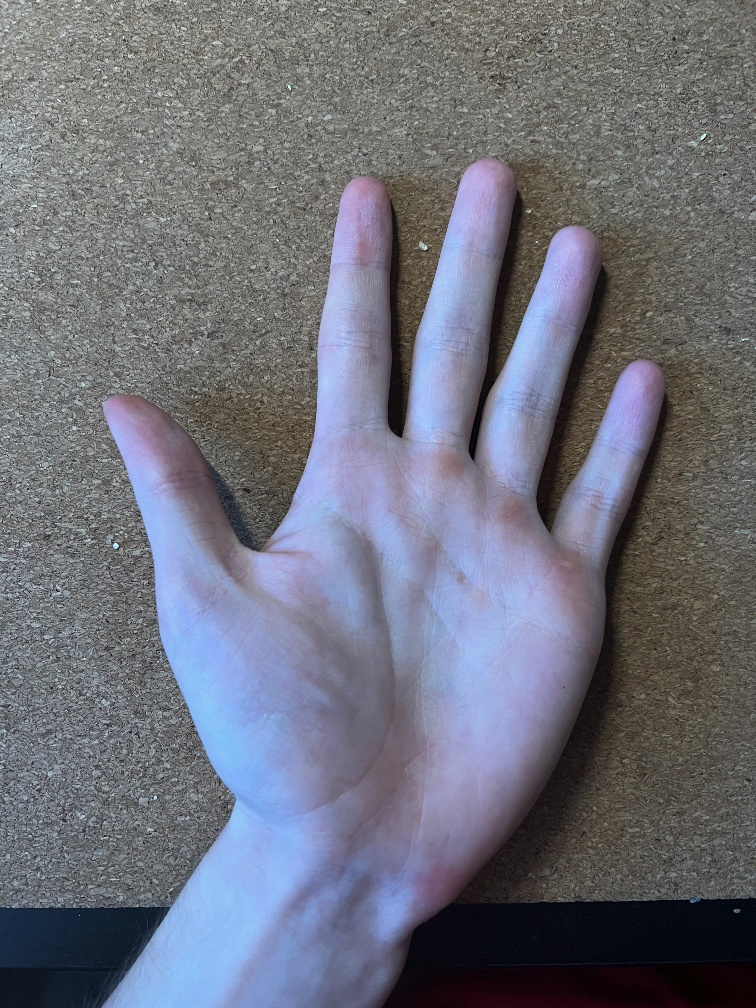
#> input picture code/forkursach/image3.jpg, 756 x 1008 px
$ python ycbcr_example.py
#> lines starting #> are read from the running program, lines starting #| are printed output that depends on the picture; after the words box and inside, x2 and y2 are one past the last pixel; in counts of white or black regions, pixels touching at a corner belong together
import cv2


def to_ycbcr():
    img = cv2.imread('FG_result.png')
    img_hsv = cv2.cvtColor(img, cv2.COLOR_BGR2YCR_CB)
    cv2.imwrite('ycbcr_example.png', img_hsv)


LOWER_YCr_Cb1, UPPER_YCr_Cb1 = (79, 89, 134), \
                               (255, 134, 179)
LOWER_YCr_Cb2, UPPER_YCr_Cb2 = (0, 77, 133), \
                               (255, 127, 173)
INPUT_TO_OUTPUT = {'image3.jpg': ['ycbcr_del1_1.png', 'ycbcr_del1_2.png'],
                   'image7.jpg': ['ycbcr_del2_1.png', 'ycbcr_del2_2.png']}


def YCrCb_skin_detection_mask(image, ex: int):
    img_YCrCb = cv2.cvtColor(image, cv2.COLOR_BGR2YCR_CB)
    img_YCrCb = cv2.GaussianBlur(img_YCrCb, (5, 5), 5)
    if ex == 1:
        skinMask = cv2.inRange(img_YCrCb, LOWER_YCr_Cb1, UPPER_YCr_Cb1)
    else:
        skinMask = cv2.inRange(img_YCrCb, LOWER_YCr_Cb2, UPPER_YCr_Cb2)
    kernel = cv2.getStructuringElement(cv2.MORPH_ELLIPSE, (11, 11))
    skinMask = cv2.erode(skinMask, kernel, iterations=3)
    skinMask = cv2.dilate(skinMask, kernel, iterations=3)
    skinMask = cv2.GaussianBlur(skinMask, (3, 3), 0)
    return skinMask


if __name__ == '__main__':
    for filename, outputs in INPUT_TO_OUTPUT.items():
        img = cv2.imread(filename)
#> img is the input picture: shape (1008, 756, 3); mean B, G, R 122.9, 111.8, 109.8
        for i, output in enumerate(outputs):
            ycrcb_mask = YCrCb_skin_detection_mask(img, i)
            image_skin = cv2.bitwise_and(img, img, mask=ycrcb_mask)
            cv2.imwrite(output, image_skin)
#> this loop made 2 passes
#> pass 1, in YCrCb_skin_detection_mask, `skinMask = cv2.inRange(img_YCrCb, LOWER_YCr_Cb2, UPPER_YCr_Cb2)`:
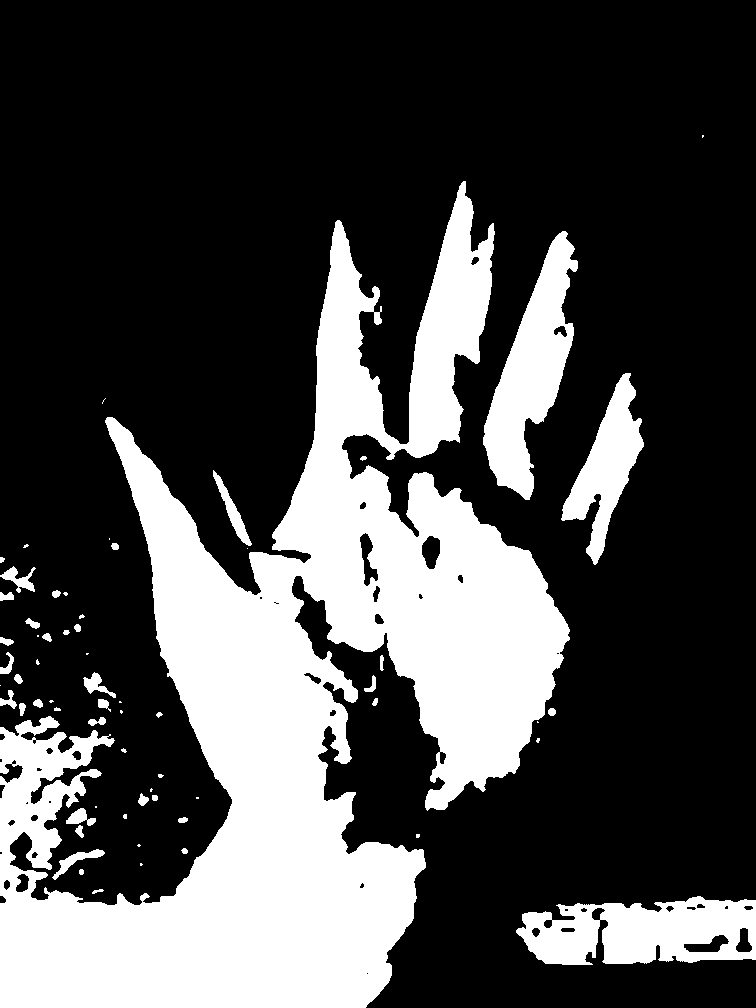
#> skinMask: shape (1008, 756); 28.8% white; 64 white regions (25 under 20 px), largest, box (x1, y1, x2, y2) and area: (0, 181, 570, 1008) 185866, (516, 896, 756, 965) 11786, (483, 231, 578, 500) 11332
#> pass 1, in YCrCb_skin_detection_mask, `skinMask = cv2.erode(skinMask, kernel, iterations=3)`:
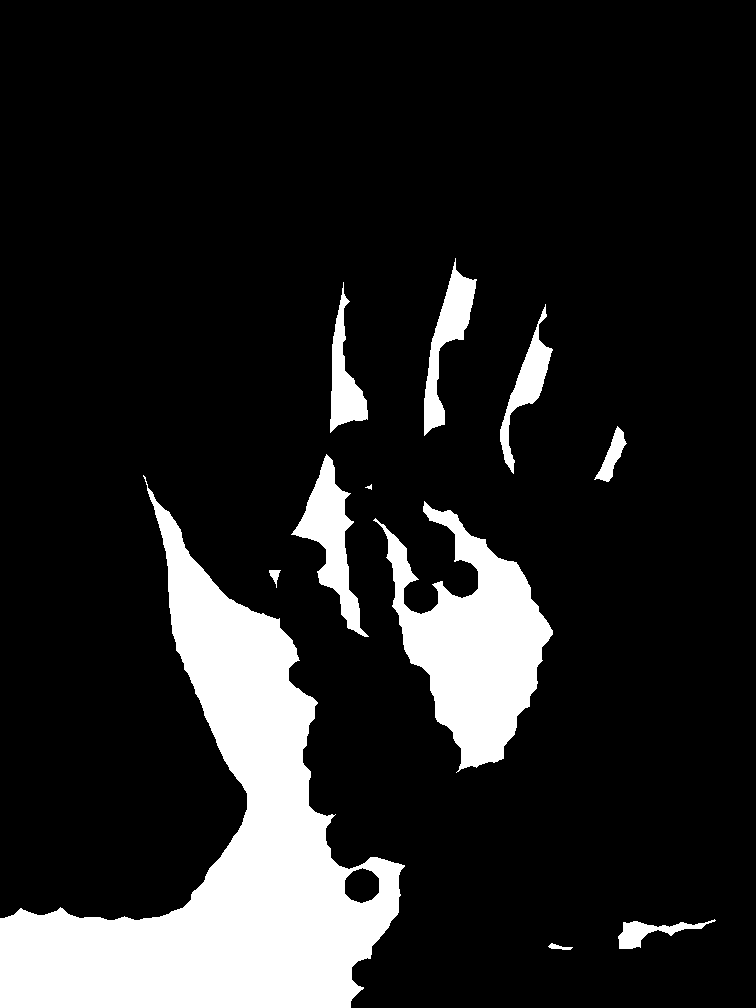
#> skinMask: shape (1008, 756); 14.1% white; 11 white regions, largest, box (x1, y1, x2, y2) and area: (0, 475, 405, 1008) 71660, (373, 501, 553, 773) 21774, (291, 454, 369, 637) 4638
#> pass 2 of the loop `for filename, outputs in INPUT_TO_OUTPUT.items():`:
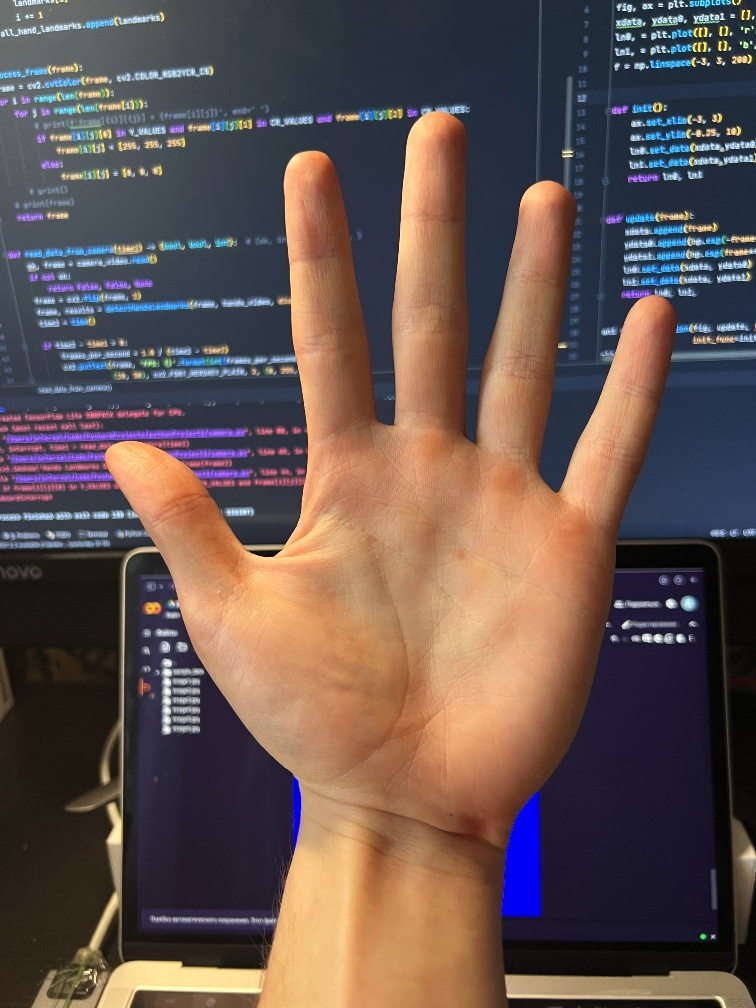
#> input picture code/forkursach/image7.jpg, 756 x 1008 px
#> img is the input picture: shape (1008, 756, 3); mean B, G, R 79.2, 83.6, 100.4
#> the loop `for i, output in enumerate(outputs):` made 2 passes
#> pass 1, in YCrCb_skin_detection_mask (call 3), `skinMask = cv2.inRange(img_YCrCb, LOWER_YCr_Cb2, UPPER_YCr_Cb2)`:
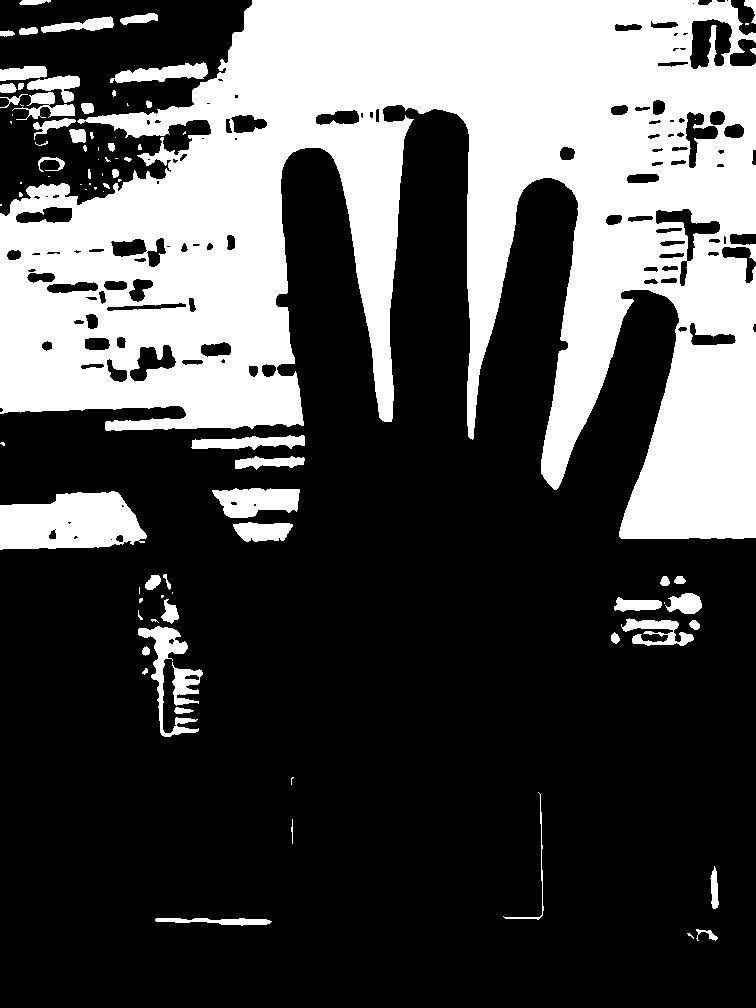
#> skinMask: shape (1008, 756); 31.4% white; 88 white regions (33 under 20 px), largest, box (x1, y1, x2, y2) and area: (0, 0, 756, 539) 215878, (0, 491, 147, 550) 6628, (212, 488, 300, 518) 1914
#> pass 1, in YCrCb_skin_detection_mask (call 3), `skinMask = cv2.erode(skinMask, kernel, iterations=3)`:
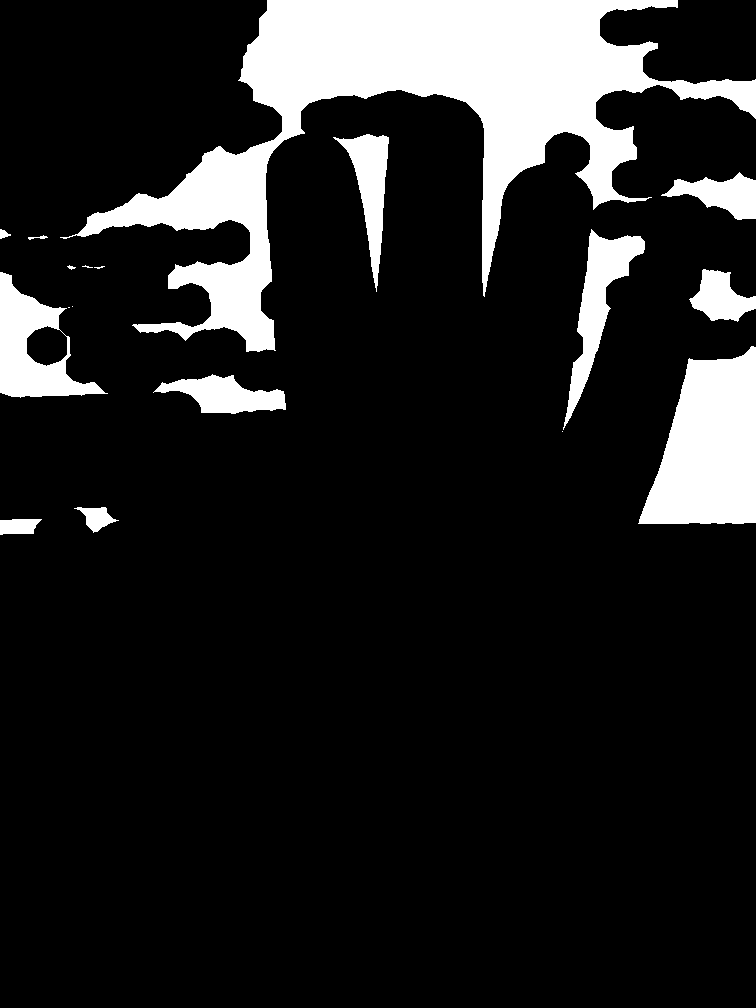
#> skinMask: shape (1008, 756); 13.6% white; 18 white regions (5 under 20 px), largest, box (x1, y1, x2, y2) and area: (60, 0, 756, 352) 66672, (638, 346, 756, 524) 14954, (0, 272, 108, 398) 5826
